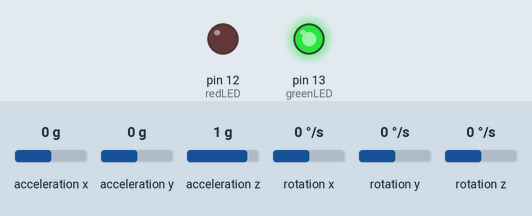
Simulated run of this sketch. Board: Arduino Uno, built with avr-gcc and run on an emulated ATmega328P. Shown: output pins drawn as LEDs (lit = HIGH). The inputs (shaded band) are chosen by the test bench; at power-on: acceleration x 0 g, acceleration y 0 g, acceleration z 1 g, rotation x 0 °/s, rotation y 0 °/s, rotation z 0 °/s. What the sketch prints to the serial monitor is not drawn.

Above: at 0.1 s.
Timing chart, 0 to 1.6 s (numbered marks = the images above):
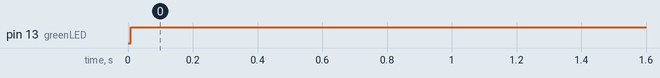

Measured:
- by itself, pin 13 (greenLED): LOW → HIGH at 0.01 s

The sketch:

measureAngleAndGyro.ino
```cpp
#include <Wire.h>
#include <MPU6050.h>

MPU6050 mpu;

// Hassasiyet için dönüştürme katsayısı (±2g için)
const float accel_scale = 16384.0;

// Kalibrasyon için offset değerleri
const float ax_offset = 0.210;  // Örnek X ivme offseti
const float ay_offset = 0.008;  // Örnek Y ivme offseti
const float az_offset = 1.035;  // Örnek Z ivme offseti

const float gx_offset = -619;   // Örnek X jiroskop offseti
const float gy_offset = -336;   // Örnek Y jiroskop offseti
const float gz_offset = -70;    // Örnek Z jiroskop offseti

// LED pinleri
const int greenLED = 13;
const int redLED = 12;

void setup() {
  Serial.begin(9600);  // Seri haberleşmeyi başlat
  Wire.begin();
  mpu.initialize();  // MPU6050 sensörünü başlat

  // LED pinlerini çıkış olarak ayarla
  pinMode(greenLED, OUTPUT);
  pinMode(redLED, OUTPUT);

  if (!mpu.testConnection()) {
    Serial.println("MPU6050 not connected!");
    while (1);  // Sensör bağlantısı başarısızsa, bekle
  }

  // Başlangıçta kırmızı LED'i yak
  digitalWrite(greenLED, LOW);
  digitalWrite(redLED, HIGH);
}

void loop() {
  // X, Y, Z ivme ve jiroskop verilerini al
  int16_t ax, ay, az;
  int16_t gx, gy, gz;

  mpu.getAcceleration(&ax, &ay, &az);
  mpu.getRotation(&gx, &gy, &gz);

  // İvme değerlerini g cinsine dönüştür ve offset uygula
  float ax_g = (ax / accel_scale) - ax_offset;
  float ay_g = (ay / accel_scale) - ay_offset;
  float az_g = (az / accel_scale) - az_offset;

  // Jiroskop verilerine offset uygula
  float gx_dps = gx - gx_offset;
  float gy_dps = gy - gy_offset;
  float gz_dps = gz - gz_offset;

  // Seri port üzerinden veri gönder
  Serial.print(ax_g, 6);  // 6 ondalıklı hassasiyetle yazdır
  Serial.print(",");
  Serial.print(ay_g, 6);
  Serial.print(",");
  Serial.print(az_g, 6);
  Serial.print(",");
  Serial.print(gx_dps);  // X jiroskop verisi
  Serial.print(",");
  Serial.print(gy_dps);  // Y jiroskop verisi
  Serial.print(",");
  Serial.println(gz_dps);  // Z jiroskop verisi

  // Verilerin sıfırdan farklı olup olmadığını kontrol et
  if (ax_g != 0.0 || ay_g != 0.0 || az_g != 0.0 || gx_dps != 0.0 || gy_dps != 0.0 || gz_dps != 0.0) {
    // Veriler sıfırdan farklıysa yeşil LED'i yak, kırmızı LED'i söndür
    digitalWrite(greenLED, HIGH);
    digitalWrite(redLED, LOW);
  } else {
    // Veriler sıfırsa kırmızı LED'i yak, yeşil LED'i söndür
    digitalWrite(greenLED, LOW);
    digitalWrite(redLED, HIGH);
  }

  delay(3000);  // 3 saniye bekle
}
```
